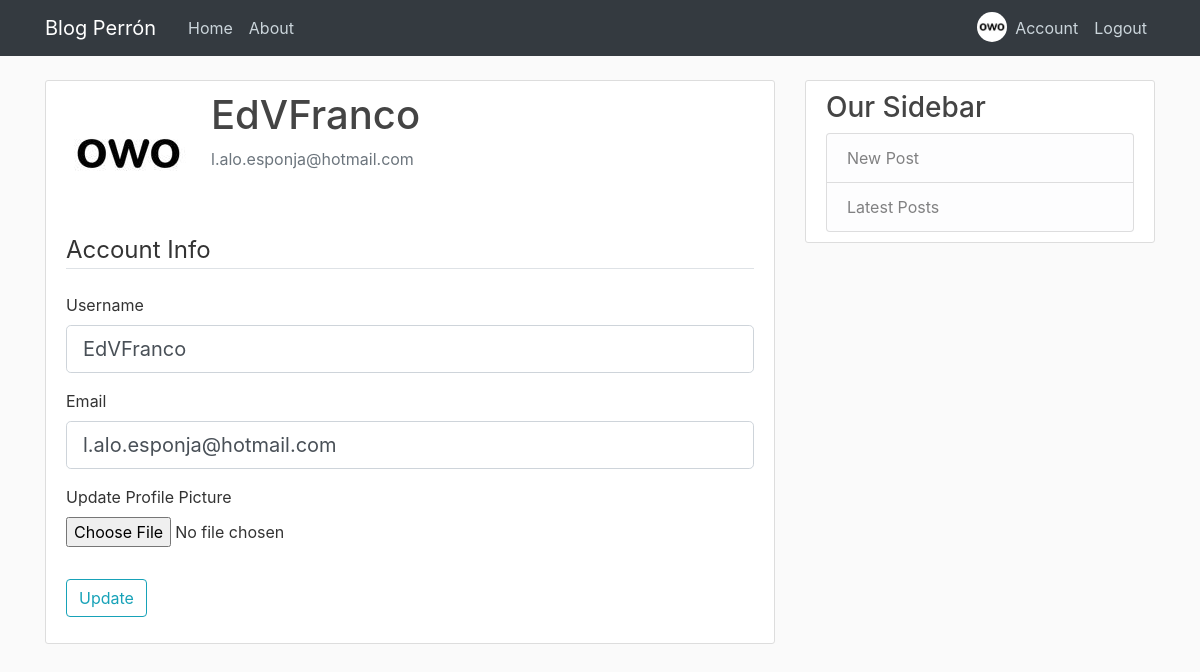
Page /account (signed in) on the committed database.
### flaskblog/models.py (models this page shows, shortened)
class User(db.Model, UserMixin):
	id = db.Column(db.Integer, primary_key=True)
	username = db.Column(db.String(20), unique=True, nullable=False)
	email = db.Column(db.String(120), unique=True, nullable=False)
	image_file = db.Column(db.String(20), nullable=False, default='default.jpg')
	password = db.Column(db.String(60), nullable=False)
	posts = db.relationship('Post', backref='author', lazy=True)

### flaskblog/users/routes.py (the view)
@users.route("/account",  methods=['GET', 'POST'])
@login_required
def account():
	form = UpdateAccountForm()
	if form.validate_on_submit():
		if form.picture.data:
			picture_file = save_picture(form.picture.data)
			current_user.image_file = picture_file
		current_user.username = form.username.data
		current_user.email = form.email.data
		db.session.commit()
		flash('Your account has been updated!', 'success')
		return redirect(url_for('users.account'))
	elif request.method == 'GET':
		form.username.data = current_user.username
		form.email.data = current_user.email
	image_file = url_for('static', filename='profile_pics/' + current_user.image_file)
	return render_template('account.html', title = 'Account', image_file=image_file, form=form, legend='New Post')

### flaskblog/users/forms.py (shortened to what this page needs)
class UpdateAccountForm(FlaskForm):
    username = StringField('Username', validators=[DataRequired(), Length(min=2, max=20)])
    email = StringField('Email', validators=[DataRequired(), Email()])
    picture = FileField('Update Profile Picture', validators=[FileAllowed(['jpg', 'png'])])
    submit = SubmitField('Update')

### flaskblog/models.py (called while the page is built)
@login_manager.user_loader
def load_user(user_id):
	return User.query.get(int(user_id))

### flaskblog/templates/account.html (shortened to what this page needs)
{% extends "layout.html" %}
{% block content %}
    <div class="content-section">
        <div class="media">
        <img class="rounded-circle account-img" src="{{ image_file }}">
        <div class="media-body">
            <h2 class="account-heading">{{ current_user.username }}</h2>
            <p class="text-secondary">{{ current_user.email }}</p>
        </div>
        </div>
            <form method="POST" action="" enctype="multipart/form-data">
                <fieldset class="form-group">
                    <legend class="border-bottom mb-4">Account Info</legend>
                    <div class="form-group">
                        {{ form.username.label(class="form-control-label") }}
                        {% if form.username.errors%}
                         {{ form.username(class="form-control form-control-lg is-invalid")}}
                         <div class="invalid-feedback">
                             {% for error in form.username.errors %}
                             <span>{{ error }}</span>
                             {% endfor %}
                         </div>
                        {% else %}
                            {{ form.username(class="form-control form-control-lg") }}
                        {% endif %}
                    </div>
                    <div class="form-group">
                        {{ form.email.label(class="form-control-label") }}
                        {% if form.email.errors%}
                         {{ form.email(class="form-control form-control-lg is-invalid")}}
                         <div class="invalid-feedback">
                             {% for error in form.email.errors %}
                             <span>{{ error }}</span>
                             {% endfor %}
                         </div>
                        {% else %}
                            {{ form.email(class="form-control form-control-lg") }}
                        {% endif %}
                    </div>
                    <div class="form-group">
                        {{ form.picture.label() }}
                        {{ form.picture(class="form-control-file") }}
                </fieldset>
                <div class="form-group">
                    {{ form.submit(class="btn btn-outline-info") }}
                </div>
            </form>
    </div>
{% endblock content %}

### flaskblog/templates/layout.html (shortened to what this page needs)
<!DOCTYPE html>
<html>
<head>
     <link rel="stylesheet" href="https://cdn.jsdelivr.net/npm/bootstrap@4.5.3/dist/css/bootstrap.min.css">
    <link rel="stylesheet" type="text/css" href="{{ url_for('static', filename='main.css') }}">
</head>
<body>
    <header class="site-header">
        <nav class="navbar navbar-expand-md navbar-dark bg-dark fixed-top">
          <div class="container">
            <a class="navbar-brand mr-4" href="/">Blog Perrón</a>
            <div class="collapse navbar-collapse" id="navbarToggle">
              <div class="navbar-nav mr-auto">
                <a class="nav-item nav-link" href="{{ url_for('main.home') }}">Home</a>
                <a class="nav-item nav-link" href="{{ url_for('main.about') }}">About</a>
              </div>
              <div class="navbar-nav">
                {% if current_user.is_authenticated %}
                  <img class="na-item rounded-circle mt-1" width="30" height="30" src="{{ url_for('static', filename='profile_pics/' + current_user.image_file) }}">
                  <a class="nav-item nav-link" href="{{ url_for('users.account') }}">Account</a>
                  <a class="nav-item nav-link" href="{{ url_for('users.logout') }}">Logout</a>
                {% else %}
                  <a class="nav-item nav-link" href="{{ url_for('users.login') }}">Login</a>
                  <a class="nav-item nav-link" href="{{ url_for('users.register') }}">Register</a>
                {% endif %}
              </div>
            </div>
          </div>
        </nav>
      </header>
<main role="main" class="container">
    <div class="row">
      <div class="col-md-8">
        {% block content %}{% endblock %}
      </div>
      <div class="col-md-4">
        <div class="content-section">
          <h3>Our Sidebar</h3>
            <ul class="list-group">
              {% if current_user.is_authenticated %}
                <a class="list-group-item list-group-item-light" href="{{ url_for('posts.new_post') }}">New Post</a>
                <a href="{{ url_for('main.home')}}" class="list-group-item list-group-item-light">Latest Posts</a>
              {% else %}
                <a href="{{ url_for('main.home')}}" class="list-group-item list-group-item-light">Latest Posts</a>
              {% endif %}
            </ul>
        </div>
      </div>
    </div>
  </main>
</body>
</html>

### flaskblog/static/main.css (style rules this page uses)
body { background: #fafafa; color: #333333; margin-top: 5rem; }
h1, h2, h3, h4, h5, h6 { color: #444444; }
.site-header .navbar-nav .nav-link { color: #cbd5db; }
.content-section { background: #ffffff; padding: 10px 20px; border: 1px solid #dddddd; border-radius: 3px; margin-bottom: 20px; }
.account-img { height: 125px; width: 125px; margin-right: 20px; margin-bottom: 16px; }
.account-heading { font-size: 2.5rem; }

### rows in the picture
User: image_file (picture), username "EdVFranco", email "l.alo.esponja@hotmail.com"
